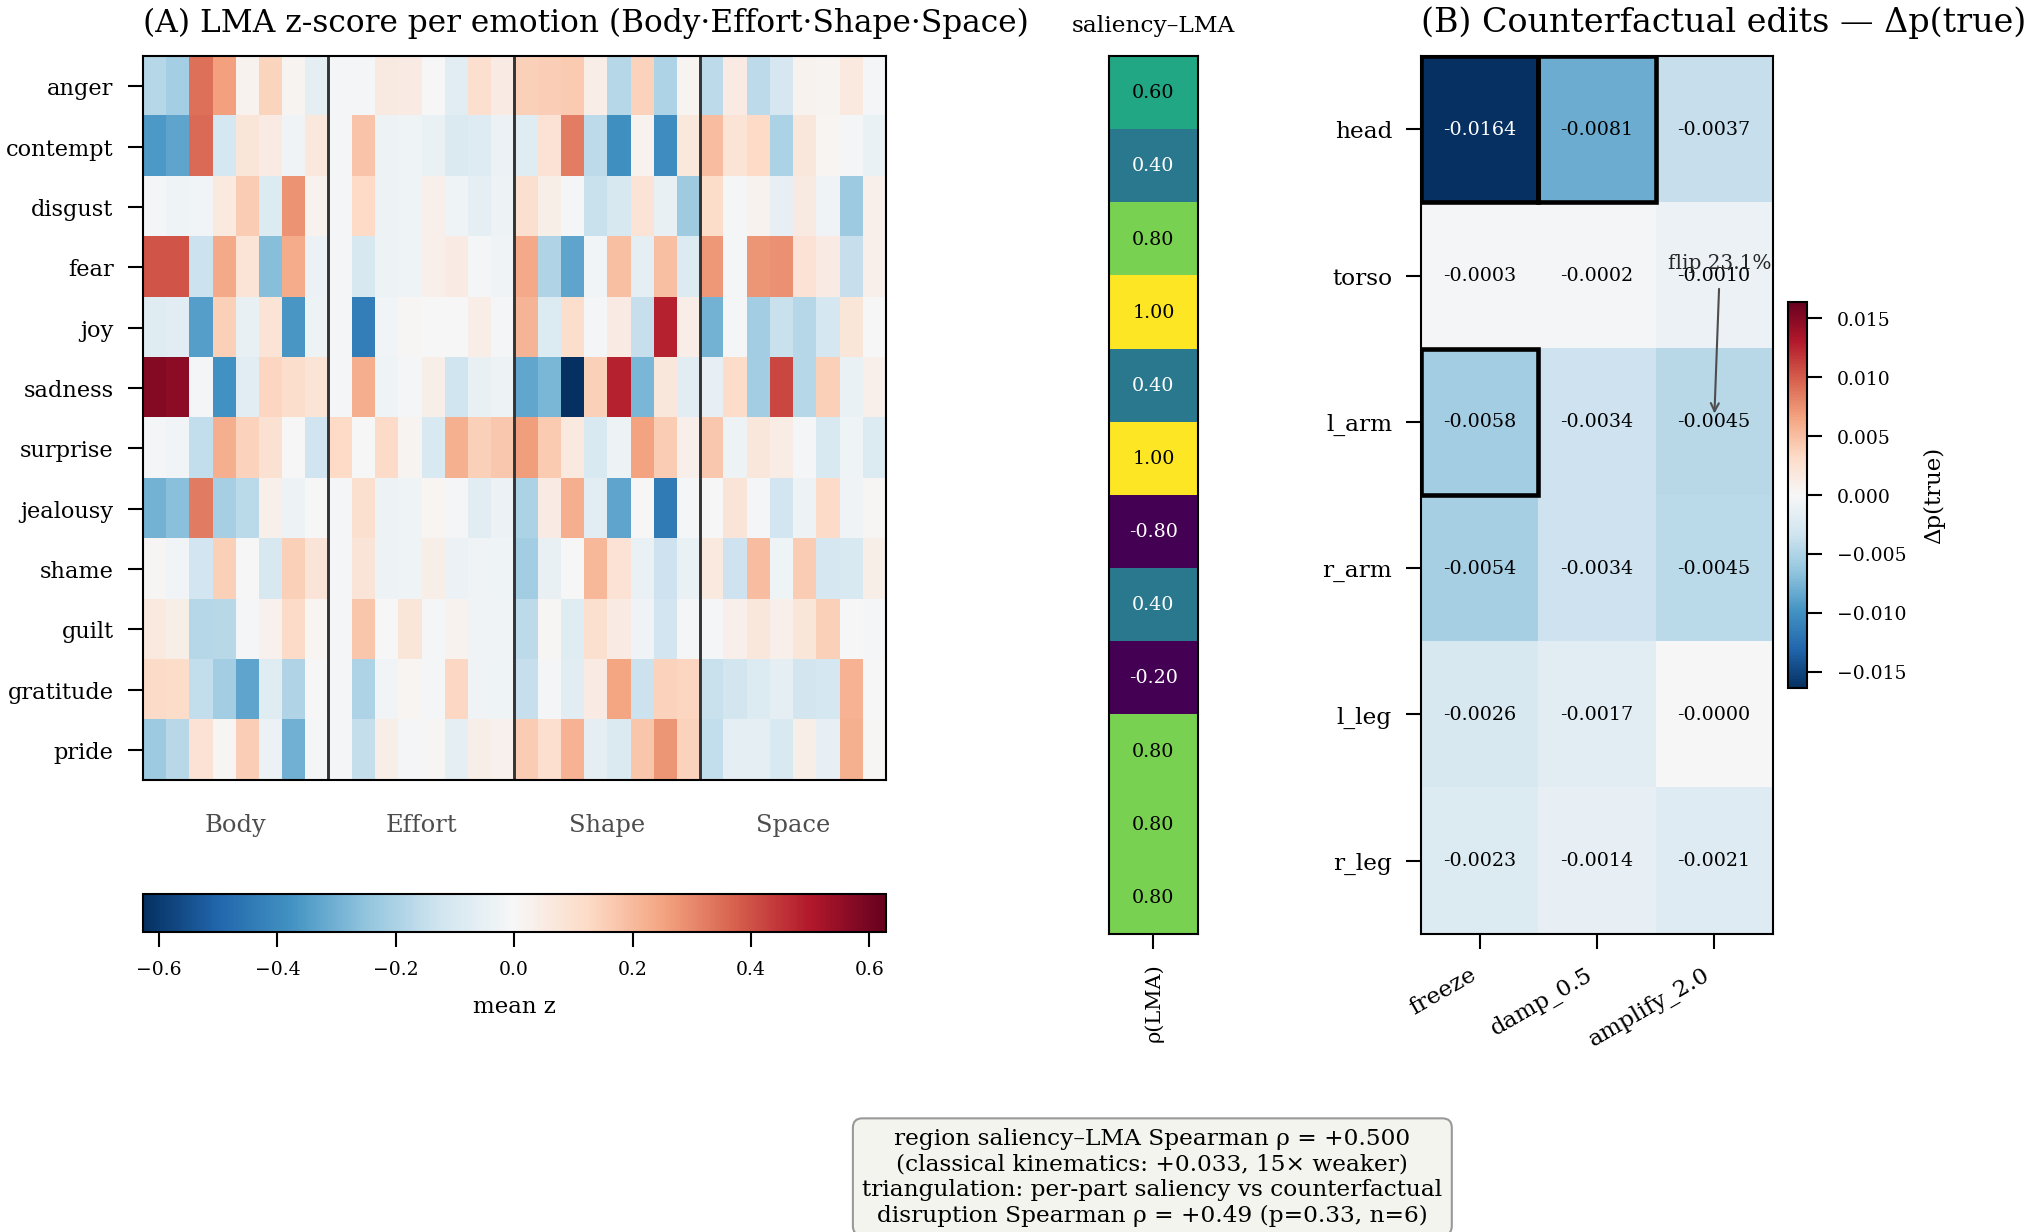

Python code for this plot:
"""paper/figures/fig06_lma_counterfactual.py — Fig.6 (P7).

Design doc: paper/data_inventory.md (P0, items i + d).  Best-Explainability
load-bearing figure: triangulates "what humans call body language" (LMA,
Panel A) with "what happens when we perturb the motion" (counterfactual
edits, Panel B), anchored by the region saliency-LMA Spearman.

Panel A: 12 emotion × 32 LMA z-score heatmap (RdBu_r, centred 0), attrs
  grouped Body/Effort/Shape/Space; right strip = per-emotion saliency-LMA
  Spearman; inset box contrasts mean LMA rho = +0.500 vs classical
  kinematics +0.033 (exp087 faithfulness_results.json).
Panel B: 6 body-part × 3 edit-type mean delta-p(true class) (RdBu_r,
  centred 0; more negative = more disruptive). Top-3 most-disruptive cells
  annotated; l_arm+amplify flip-rate annotated.  Inset: Spearman between
  per-part deep saliency (exp078) and per-part counterfactual disruption.

CAUSAL-LANGUAGE DISCIPLINE: counterfactual freeze/damp/amplify are
observational perturbations ("edits", "interventions", "disrupts"), NOT
randomised causal experiments — no "causes" anywhere.

Anonymized.
"""

import csv
import json
import sys
from collections import defaultdict
from pathlib import Path

sys.path.insert(0, str(Path(__file__).resolve().parent.parent))  # paper/

import numpy as np  # noqa: E402
from scipy.stats import spearmanr  # noqa: E402

from _style import (PALETTE_DIV, PALETTE_SEQ, TWO_COL, save_fig,  # noqa: E402
                     seed_all, setup_ieee)
from diema.data.parser import IDX_TO_EMOTION  # noqa: E402
from diema.models.skeleton_graph import DIEMA_BODY_PARTS  # noqa: E402

import matplotlib.pyplot as plt  # noqa: E402
from matplotlib.patches import Rectangle  # noqa: E402

setup_ieee()
seed_all(42)

EMO = [IDX_TO_EMOTION[i] for i in range(12)]

# ── Panel A: LMA z-scores ─────────────────────────────────────────────────
lz = np.load("output/lma_attrs_rule.npz", allow_pickle=True)
feat = lz["features"].astype(float)               # (7992, 32)
lab = lz["labels"].astype(int)
names = [str(s) for s in lz["names"]]
z = (feat - feat.mean(0)) / (feat.std(0) + 1e-9)
Z = np.stack([z[lab == c].mean(0) for c in range(12)])   # (12, 32)
GROUPS = [("Body", 0, 8), ("Effort", 8, 16), ("Shape", 16, 24),
          ("Space", 24, 32)]

fj = json.load(open("experiments/exp087_lma_attr_aux/"
                     "faithfulness_results.json"))
RHO_LMA = fj["lma_region_faithfulness_spearman_mean"]      # 0.500
RHO_CLS = fj["exp079_baseline_spearman_mean"]              # 0.033
per_lma = np.array([fj["per_emotion_rho"][e]["lma_rho"] for e in EMO])

# ── Panel B: counterfactual edits ─────────────────────────────────────────
PARTS = ["head", "torso", "l_arm", "r_arm", "l_leg", "r_leg"]
EDITS = ["freeze", "damp_0.5", "amplify_2.0"]
dlt = defaultdict(list)
flp = defaultdict(list)
with open("docs/analysis/counterfactual/"
          "exp034_regionaware_convtr_a00_fold00_counterfactual.csv") as f:
    for r in csv.DictReader(f):
        dlt[(r["part"], r["edit"])].append(float(r["delta_p_true"]))
        flp[(r["part"], r["edit"])].append(r["flipped"] == "True")
CF = np.array([[np.mean(dlt[(p, e)]) for e in EDITS] for p in PARTS])
FLIP = np.array([[100 * np.mean(flp[(p, e)]) for e in EDITS] for p in PARTS])
# top-3 most disruptive (most negative) cells
flat = np.argsort(CF, axis=None)[:3]
top3 = [(int(k // 3), int(k % 3)) for k in flat]

# triangulation: per-part deep saliency (exp078) vs per-part disruption
sp = np.load("experiments/exp078_temporal_spatial_saliency/results.npz",
             allow_pickle=True)["spatial_sal"].astype(float).mean(0)  # (25,)
sal_part = np.array([sp[list(DIEMA_BODY_PARTS[p])].mean() for p in PARTS])
disr_part = -CF.mean(1)                                     # higher = worse
tri_rho, tri_p = spearmanr(sal_part, disr_part)

# ── figure ────────────────────────────────────────────────────────────────
fig = plt.figure()
fig.set_size_inches(TWO_COL, 3.8)
gs = fig.add_gridspec(1, 3, width_ratios=[1.0, 0.12, 0.52], wspace=0.55)
axA = fig.add_subplot(gs[0, 0])
axR = fig.add_subplot(gs[0, 1])
axB = fig.add_subplot(gs[0, 2])

mz = float(np.abs(Z).max())
imA = axA.imshow(Z, cmap=PALETTE_DIV, vmin=-mz, vmax=mz, aspect="auto")
for _, a, b in GROUPS[:-1]:
    axA.axvline(b - 0.5, color="0.2", lw=0.7)
for nm, a, b in GROUPS:                          # group labels BELOW heatmap
    axA.text((a + b - 1) / 2, 12.05, nm, ha="center", va="top",
             fontsize=5.8, color="0.3", clip_on=False)
axA.set_xticks([])
axA.set_yticks(range(12))
axA.set_yticklabels(EMO, fontsize=5.4)
axA.set_title("(A) LMA z-score per emotion (Body·Effort·Shape·Space)",
              fontsize=7.5, loc="left")
axA.grid(False)
cbA = fig.colorbar(imA, ax=axA, orientation="horizontal", fraction=0.045,
                   pad=0.13)
cbA.ax.tick_params(labelsize=4.5)
cbA.set_label("mean z", fontsize=5.5)

# per-emotion LMA-saliency rho strip (aligned to rows)
axR.imshow(per_lma[:, None], cmap=PALETTE_SEQ, vmin=0, vmax=1,
           aspect="auto")
for i, v in enumerate(per_lma):
    axR.text(0, i, f"{v:.2f}", ha="center", va="center", fontsize=4.6,
             color="white" if v < 0.6 else "black")
axR.set_xticks([0])
axR.set_xticklabels(["ρ(LMA)"], fontsize=5.0, rotation=90)
axR.set_yticks([])
axR.set_title("saliency–LMA", fontsize=5.6)
axR.grid(False)

# Panel B counterfactual
mb = float(np.abs(CF).max())
imB = axB.imshow(CF, cmap=PALETTE_DIV, vmin=-mb, vmax=mb, aspect="auto")
for i in range(6):
    for j in range(3):
        axB.text(j, i, f"{CF[i, j]:+.4f}", ha="center", va="center",
                 fontsize=4.6,
                 color="white" if abs(CF[i, j]) > mb * 0.55 else "black")
for i, j in top3:
    axB.add_patch(Rectangle((j - 0.5, i - 0.5), 1, 1, fill=False,
                            edgecolor="black", linewidth=1.1))
# l_arm + amplify_2.0 flip-rate annotation (per spec)
la = (PARTS.index("l_arm"), EDITS.index("amplify_2.0"))
axB.annotate(f"flip {FLIP[la]:.1f}%", xy=(la[1], la[0]),
             xytext=(la[1] + 0.05, la[0] - 1.05), fontsize=4.8,
             ha="center", color="0.15",
             arrowprops=dict(arrowstyle="->", lw=0.5, color="0.3"))
axB.set_xticks(range(3))
axB.set_xticklabels(EDITS, rotation=30, ha="right", fontsize=5.6)
axB.set_yticks(range(6))
axB.set_yticklabels(PARTS, fontsize=5.6)
axB.set_title("(B) Counterfactual edits — Δp(true)", fontsize=8,
              loc="left")
axB.grid(False)
cbB = fig.colorbar(imB, ax=axB, fraction=0.05, pad=0.04)
cbB.ax.tick_params(labelsize=4.5)
cbB.set_label("Δp(true)", fontsize=5.5)

# load-bearing contrast + triangulation, as a text box under Panel B
fig.text(0.595, -0.06,
         f"region saliency–LMA Spearman ρ = +{RHO_LMA:.3f}\n"
         f"(classical kinematics: +{RHO_CLS:.3f}, "
         f"{RHO_LMA / RHO_CLS:.0f}× weaker)\n"
         f"triangulation: per-part saliency vs counterfactual\n"
         f"disruption Spearman ρ = {tri_rho:+.2f} (p={tri_p:.2f}, n=6)",
         ha="center", va="top", fontsize=5.6,
         bbox=dict(boxstyle="round,pad=0.4", fc="#f4f4ef", ec="0.6",
                   lw=0.5))

pdf, png = save_fig(fig, "fig06_lma_counterfactual")
plt.close(fig)
print(f"saved {pdf}")
print(f"saved {png}")
print(f"LMA rho={RHO_LMA:.4f}  classical={RHO_CLS:.4f}  "
      f"({RHO_LMA / RHO_CLS:.1f}x)")
print("top-3 most-disruptive (part,edit,Δp):")
for i, j in top3:
    print(f"  {PARTS[i]:>6} + {EDITS[j]:<11} {CF[i, j]:+.4f} "
          f"(flip {FLIP[i, j]:.1f}%)")
print(f"l_arm+amplify flip = {FLIP[la]:.1f}%")
print(f"triangulation saliency~disruption Spearman = {tri_rho:+.3f} "
      f"(p={tri_p:.3f}, n=6 parts)")
